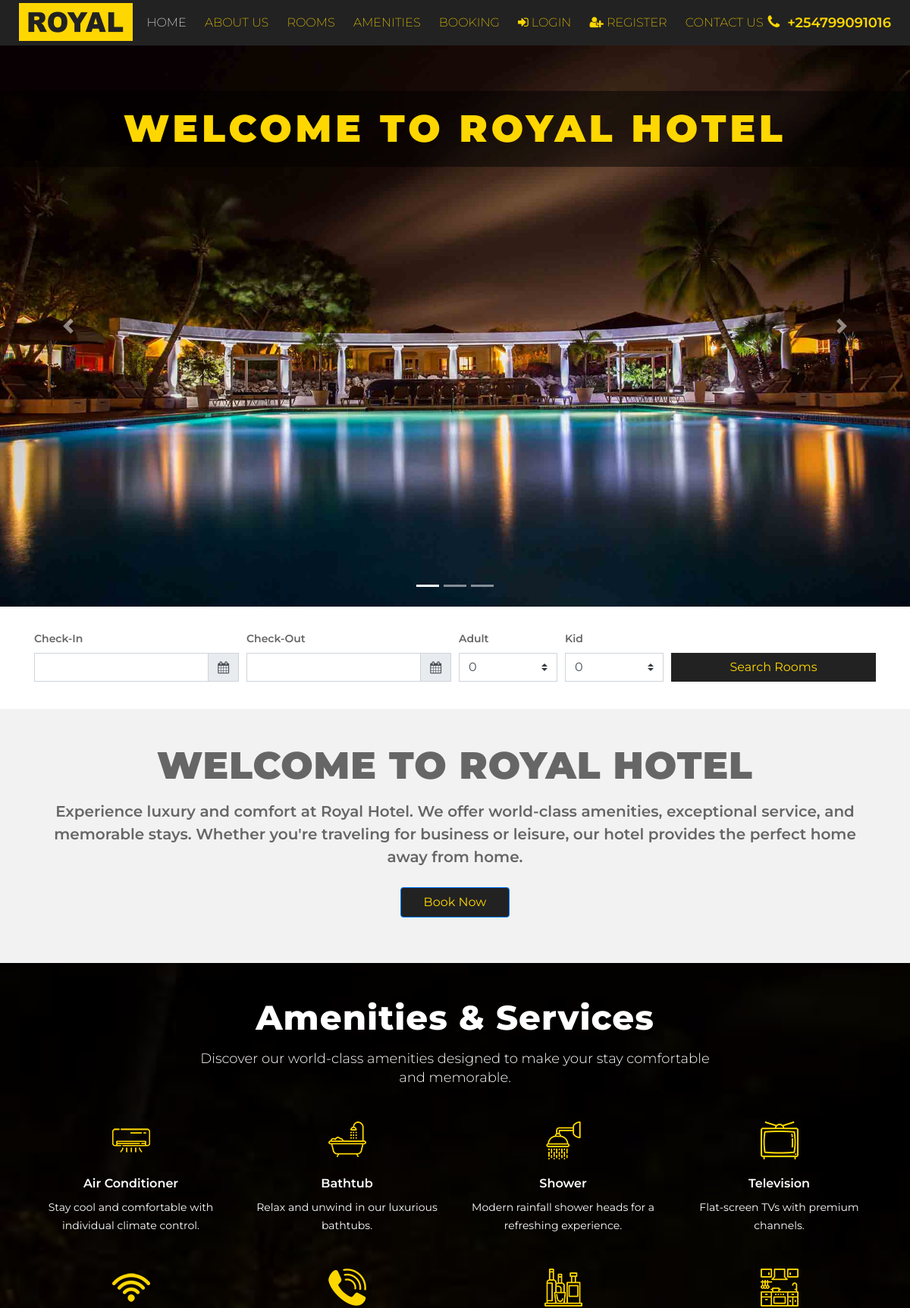
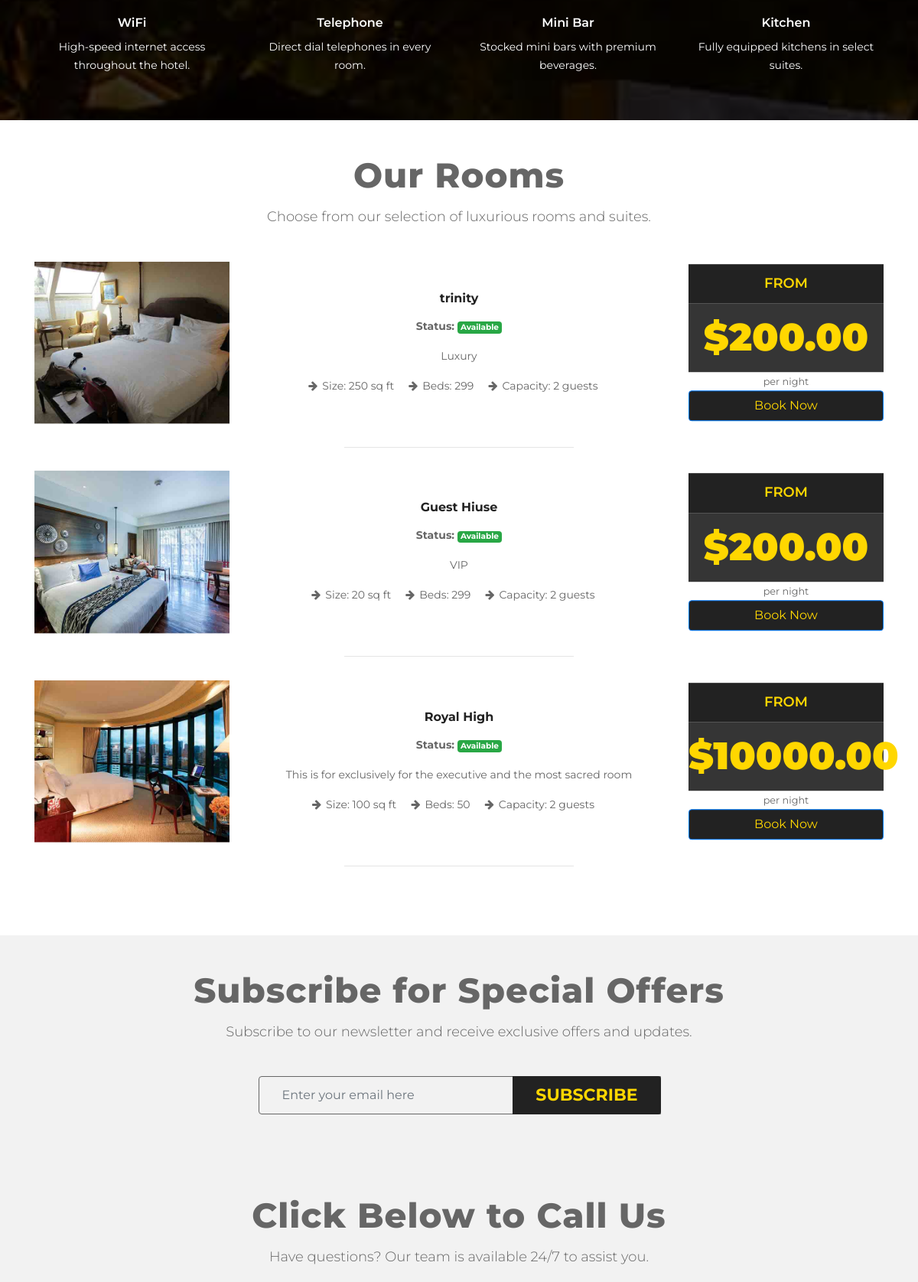
The page / (upper part) on the database its author committed (2 pictures, top to bottom).
### booking/models.py (models this page shows, shortened)
class Room(models.Model):
    ROOM_CATEGORIES = (
        ('STD', 'Standard'),
        ('PRE', 'Premium'),
        ('SLV', 'Silver'),
        ('DLX', 'Deluxe'),
        ('EXE', 'Executive'),
    )
    title = models.CharField(max_length=100)
    category = models.CharField(max_length=3, choices=ROOM_CATEGORIES)
    description = models.TextField()
    price = models.DecimalField(max_digits=10, decimal_places=2)
    size = models.IntegerField(help_text="Size in sq ft")
    beds = models.CharField(max_length=50, help_text="e.g. 2 Single(s)")
    image = models.ImageField(upload_to='room/', blank=True, null=True)
    available = models.BooleanField(default=True)
    capacity = models.IntegerField(default=2, help_text="Max guests")

### booking/views.py (the view)
# urls.py: path('', views.home, name='index'),
def home(request):
    _mark_completed_bookings()
    if not _booking_tables_ready():
        return render(request, 'home.html', {'featured_rooms': []})
    featured_rooms = list(_with_booking_status(Room.objects.all())[:3])
    return render(request, 'home.html', {'featured_rooms': featured_rooms})

### booking/views.py (called while the page is built)
def _booking_tables_ready():
    required_tables = {Room._meta.db_table, Booking._meta.db_table}
    try:
        existing_tables = set(connection.introspection.table_names())
    except (ProgrammingError, OperationalError):
        return False
    return required_tables.issubset(existing_tables)

def _with_booking_status(queryset):
    if not _booking_tables_ready():
        return queryset.none()
    today = datetime.now().date()
    confirmed_bookings = Booking.objects.filter(
        room=OuterRef('pk'),
        status='CONFIRMED',
        check_out__gt=today,
    )
    return queryset.annotate(is_booked=Exists(confirmed_bookings))

def _mark_completed_bookings():
    today = datetime.now().date()
    try:
        Booking.objects.filter(
            status='CONFIRMED',
            check_out__lte=today,
        ).update(status='COMPLETED')
    except (ProgrammingError, OperationalError):
        return

### templates/home.html (shortened to what this page needs)
{% extends 'base.html' %}
{% load static %}
{% block content %}
<div id="headerSlider" class="carousel slide" data-ride="carousel">
    <ol class="carousel-indicators">
        <li data-target="#headerSlider" data-slide-to="0" class="active"></li>
        <li data-target="#headerSlider" data-slide-to="1"></li>
        <li data-target="#headerSlider" data-slide-to="2"></li>
    </ol>
    <div class="carousel-inner">
        <div class="carousel-item active">
            <img src="{% static 'img/slider/header-slider-1.jpg' %}" alt="Royal Hotel">
            <div class="carousel-caption">
                <h1 class="animated fadeInRight">Welcome to Royal Hotel</h1>
            </div>
        </div>
    </div>
    <a class="carousel-control-prev" href="#headerSlider" role="button" data-slide="prev">
        <span class="carousel-control-prev-icon" aria-hidden="true"></span>
    </a>
    <a class="carousel-control-next" href="#headerSlider" role="button" data-slide="next">
        <span class="carousel-control-next-icon" aria-hidden="true"></span>
    </a>
</div>
<div id="search">
    <div class="container">
        <form method="get" action="{% url 'room_list' %}">
            <div class="form-row">
                <div class="control-group col-md-3">
                    <label>Check-In</label>
                    <div class="form-group">
                        <div class="input-group date" id="date-3" data-target-input="nearest">
                            <input type="text" class="form-control datetimepicker-input" name="check_in" data-target="#date-3"/>
                            <div class="input-group-append" data-target="#date-3" data-toggle="datetimepicker">
                                <div class="input-group-text"><i class="fa fa-calendar"></i></div>
                            </div>
                        </div>
                    </div>
                </div>
                <div class="control-group col-md-3">
                    <label>Check-Out</label>
                    <div class="form-group">
                        <div class="input-group date" id="date-4" data-target-input="nearest">
                            <input type="text" class="form-control datetimepicker-input" name="check_out" data-target="#date-4"/>
                            <div class="input-group-append" data-target="#date-4" data-toggle="datetimepicker">
                                <div class="input-group-text"><i class="fa fa-calendar"></i></div>
                            </div>
                        </div>
                    </div>
                </div>
                <div class="control-group col-md-3">
                    <div class="form-row">
                        <div class="control-group col-md-6">
                            <label>Adult</label>
                            <select class="custom-select" name="adults">
                                <option selected value="0">0</option>
                            </select>
                        </div>
                        <div class="control-group col-md-6 kid">
                            <label>Kid</label>
                            <select class="custom-select" name="kids">
                                <option selected value="0">0</option>
                            </select>
                        </div>
                    </div>
                </div>
                <div class="control-group col-md-3">
                    <button type="submit" class="btn btn-block">Search Rooms</button>
                </div>
            </div>
        </form>
    </div>
</div>
<div id="welcome">
    <div class="container">
        <h3>Welcome to Royal Hotel</h3>
        <p>Experience luxury and comfort at Royal Hotel. We offer world-class amenities, exceptional service, and memorable stays. Whether you're traveling for business or leisure, our hotel provides the perfect home away from home.</p>
        <a href="{% url 'booking' %}" class="btn btn-primary">Book Now</a>
    </div>
</div>
<div id="amenities" class="home-amenities">
    <div class="container">
        <div class="section-header">
            <h2>Amenities & Services</h2>
            <p>Discover our world-class amenities designed to make your stay comfortable and memorable.</p>
        </div>
        <div class="row">
            <div class="col-md-3 col-sm-6 icons">
                <i class="icon icon-2"></i>
                <h3>Air Conditioner</h3>
                <p>Stay cool and comfortable with individual climate control.</p>
            </div>
            <div class="col-md-3 col-sm-6 icons">
                <i class="icon icon-3"></i>
                <h3>Bathtub</h3>
                <p>Relax and unwind in our luxurious bathtubs.</p>
            </div>
            <div class="col-md-3 col-sm-6 icons">
                <i class="icon icon-4"></i>
                <h3>Shower</h3>
                <p>Modern rainfall shower heads for a refreshing experience.</p>
            </div>
            <div class="col-md-3 col-sm-6 icons">
                <i class="icon icon-6"></i>
                <h3>Television</h3>
                <p>Flat-screen TVs with premium channels.</p>
            </div>
            <div class="col-md-3 col-sm-6 icons">
                <i class="icon icon-7"></i>
                <h3>WiFi</h3>
                <p>High-speed internet access throughout the hotel.</p>
            </div>
            <div class="col-md-3 col-sm-6 icons">
                <i class="icon icon-8"></i>
                <h3>Telephone</h3>
                <p>Direct dial telephones in every room.</p>
            </div>
            <div class="col-md-3 col-sm-6 icons">
                <i class="icon icon-9"></i>
                <h3>Mini Bar</h3>
                <p>Stocked mini bars with premium beverages.</p>
            </div>
            <div class="col-md-3 col-sm-6 icons">
                <i class="icon icon-10"></i>
                <h3>Kitchen</h3>
                <p>Fully equipped kitchens in select suites.</p>
            </div>
        </div>
    </div>
</div>
<div id="rooms">
    <div class="container">
        <div class="section-header">
            <h2>Our Rooms</h2>
            <p>Choose from our selection of luxurious rooms and suites.</p>
        </div>
        <div class="row">
            {% for room in featured_rooms %}
            <div class="col-md-12">
                <div class="row">
                    <div class="col-md-3">
                        <div class="room-img">
                            <div class="box12">
                                {% if room.image %}
                                <img src="{{ room.image.url }}" alt="{{ room.title }}">
                                {% else %}
                                <img src="{% static 'img/room/room-' %}{{ forloop.counter }}.jpg" alt="{{ room.title }}">
                                {% endif %}
                            </div>
                        </div>
                    </div>
                    <div class="col-md-6">
                        <div class="room-des">
                            <h3><a href="#" data-toggle="modal" data-target="#roomModal{{ room.id }}">{{ room.title }}</a></h3>
                            <p>
                                <strong>Status:</strong>
                                {% if room.is_booked %}
                                    <span class="badge badge-danger">Booked</span>
                                {% else %}
                                    <span class="badge badge-success">Available</span>
                                {% endif %}
                            </p>
                            <p>{{ room.description|truncatewords:20 }}</p>
                            <ul class="room-size">
                                <li><i class="fa fa-arrow-right"></i>Size: {{ room.size }} sq ft</li>
                                <li><i class="fa fa-arrow-right"></i>Beds: {{ room.beds }}</li>
                                <li><i class="fa fa-arrow-right"></i>Capacity: {{ room.capacity }} guests</li>
                            </ul>
                        </div>
                    </div>
                    <div class="col-md-3">
                        <div class="room-rate">
                            <h3>From</h3>
                            <h1>${{ room.price }}</h1>
                            <small>per night</small>
                            <a href="{% url 'booking' %}?room={{ room.id }}" class="btn btn-primary">Book Now</a>
                        </div>
                    </div>
                </div>
                <hr>
            </div>
            {% empty %}
            <div class="col-12 text-center">
                <p>No rooms available at the moment. Please check back later.</p>
            </div>
            {% endfor %}
        </div>
    </div>
</div>
<div id="subscribe">
    <div class="container">
        <div class="section-header">
            <h2>Subscribe for Special Offers</h2>
            <p>Subscribe to our newsletter and receive exclusive offers and updates.</p>
        </div>
        <div class="row">
            <div class="col-12">
                <div class="subscribe-form">
                    <form method="post" action="{% url 'subscribe' %}">
                        <div class="input-group">
                            <input type="email" name="email" class="form-control" placeholder="Enter your email here" required>
                            <div class="input-group-append">
                                <button type="submit" class="btn btn-primary">Subscribe</button>
                            </div>
                        </div>
                    </form>
                </div>
            </div>
        </div>
    </div>
</div>
<div id="call-us">
    <div class="container">
        <div class="section-header">
            <h2>Click Below to Call Us</h2>
            <p>Have questions? Our team is available 24/7 to assist you.</p>
        </div>
    </div>
</div>
{% endblock %}

### static/css/hover-style.css (style rules this page uses)
.box1,.box11,.box12,.box13,.box14,.box16,.box17,.box18,.box2,.box20,.box21,.box3,.box4,.box5,.box5 .icon li a,.box6,.box7,.box8 { overflow:hidden }
body { background-color:#f1f1f2 }
.box10,.box11,.box12,.box14,.box4,.box5,.box6,.box7,.box9 { box-shadow:0 0 3px rgba(0,0,0,.3) }
.box10 .icon li a,.box11,.box12,.box13,.box14,.box6 .icon li a,.box7,.box7 .icon li a,.box8,.box8 .icon li a { text-align:center }
.box12 { position:relative }
.box12 .box-content,.box12:after { position:absolute;transition:all .3s ease 0s }
.box12:after { content:"";width:65%;background:rgba(28,28,28,.8);padding-bottom:65%;opacity:0;top:50%;left:50%;transform:rotate(0) translate(-50%,-50%);transform-origin:0 0 0 }
.box12 img { width:100%;height:auto }

### rows shown on the page
Room: image (picture), title "trinity", shows "Available", description "Luxury", size "250", beds "299", capacity "2", price "200.00"
Room: image (picture), title "Guest Hiuse", shows "Available", description "VIP", size "20", beds "299", capacity "2", price "200.00"
Room: image (picture), title "Royal High", shows "Available", description "This is for exclusively for the executive and the most sacred room", size "100", beds "50", capacity "2", price "10000.00"
